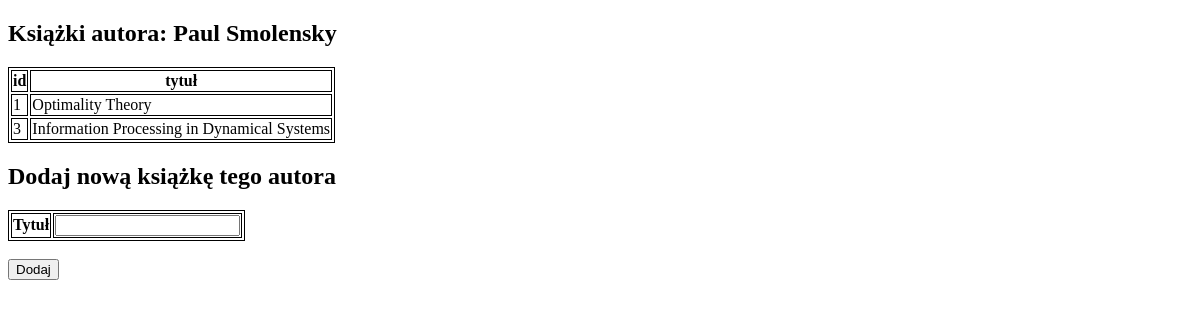
Page /authors/2 on the earlier database version.
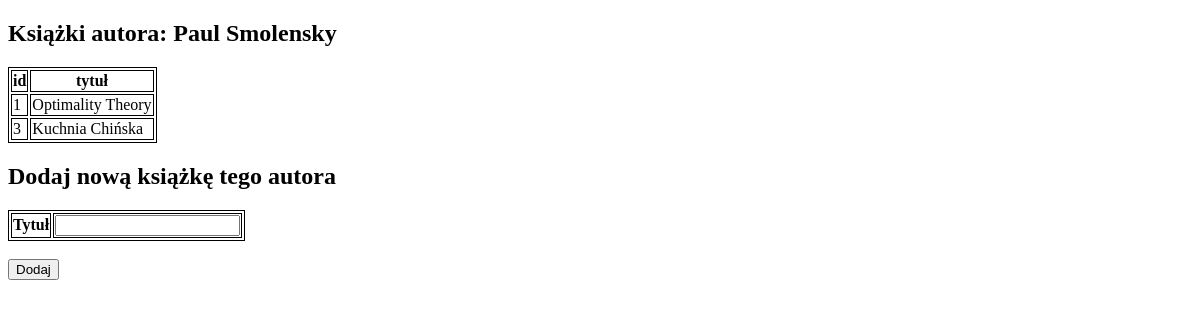
Same page on the later database version.
### app/models.py (models this page shows, shortened)
class Book(db.Model):
    __tablename__ = 'book'
    id = db.Column(db.Integer, primary_key=True)
    title = db.Column(db.String(100))
    authors = db.relationship("Author",
                              secondary=association_table,
                              lazy="subquery",
                              backref=db.backref('book', lazy=True))
    borrows = db.relationship("Borrow", backref="book", lazy="dynamic")

### app/routes.py (the view, shortened to what this page needs)
@app.route('/authors/<int:author_id>', methods=["GET", "POST"])
def author_books(author_id):
    author = Author.query.get(author_id)
    books = author.books
    all_titles = [book.title for book in Book.query.all()]
    form = BookForm()
    error = None
    return render_template("author.html",
                           author=author, books=books, form=form, error=error)

### app/forms2.py
class BookForm(FlaskForm):
    title = StringField("tytuł", validators=[DataRequired()])
    author1 = StringField("autor 1", validators=[DataRequired()])
    author2 = StringField("autor 2")
    author3 = StringField("autor 3")

### app/templates/author.html (shortened to what this page needs)
<!DOCTYPE html>
<html lang="en">
<head>
</head>
<h2>Książki autora: {{author.name}}</h2>
<table>
    <thead>
    <th>id</th>
    <th>tytuł</th>
    </thead>
    {% for book in books %}
    <tr>
        <td>{{ book.id }}</td>
        <td>{{ book.title }}</td>
    </tr>
    {% endfor %}
</table>
<div>
    <h2> Dodaj nową książkę tego autora </h2>
    <form method="POST" action="/authors/{{ author.id }}">
        <table>
                <tr>
                    <th>Tytuł</th>
                    <td>{{ form.title }}</td>
                </tr>
        </table>
        <br>
        <input type="submit" value="Dodaj">
    </form>
</div>
</html>

Differences in the rows shown:
changed Book id 3: title "Information Processing in Dynamical Systems" → "Kuchnia Chińska"
